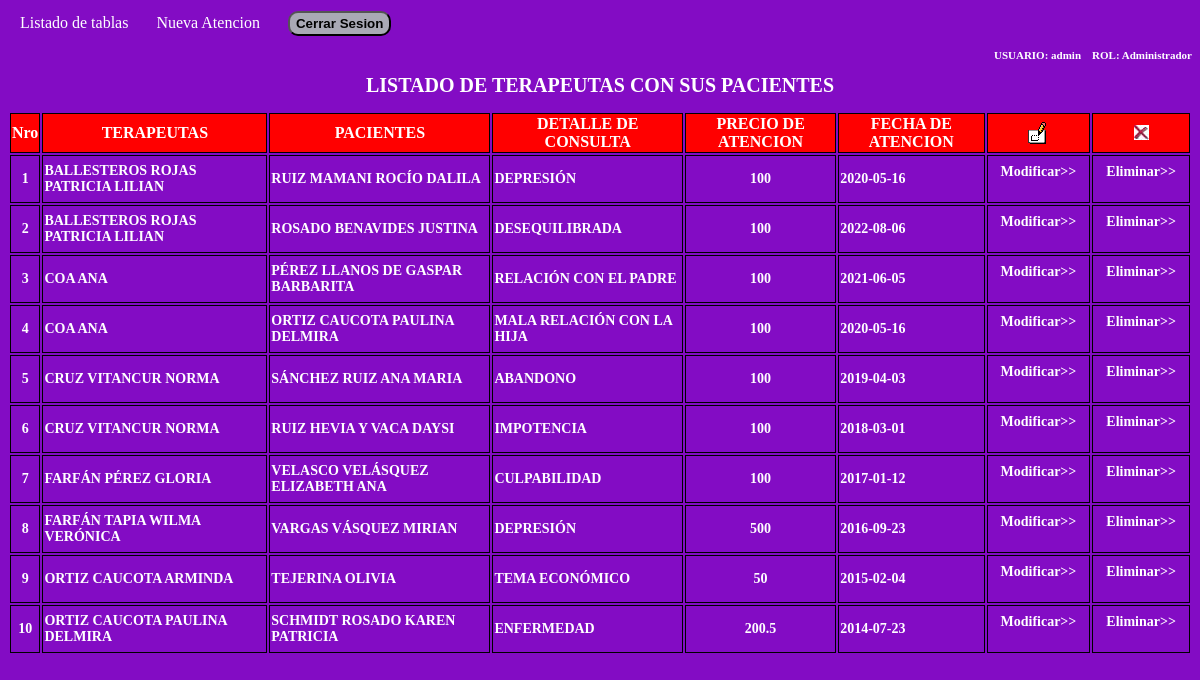
Page /privada/terapeutas_pacientes/terapeutas_pacientes.php (signed in) on the committed database.
### tables this page shows
CREATE TABLE terapeutas_pacientes (
id_terapeuta_paciente INT NOT NULL AUTO_INCREMENT,
id_terapeuta INT NOT NULL,
id_paciente INT NOT NULL,
fecha_atencion DATE NOT NULL,
detalle VARCHAR (100) NOT NULL,
precio FLOAT NOT NULL,
fec_insercion TIMESTAMP NOT NULL,
fec_modificacion TIMESTAMP NOT NULL DEFAULT CURRENT_TIMESTAMP ON UPDATE CURRENT_TIMESTAMP, 
usuario INT NOT NULL, 
estado CHAR (1) NOT NULL,
PRIMARY KEY (id_terapeuta_paciente),
FOREIGN KEY (id_terapeuta) REFERENCES terapeutas (id_terapeuta),
FOREIGN KEY (id_paciente) REFERENCES paciente (id_paciente) 
);

### adodb/adodb.inc.php (called while the page is built, shortened)
<?php
if (!defined('_ADODB_LAYER')) {
	GLOBAL
		$ADODB_vers,
		$ADODB_COUNTRECS,
		$ADODB_CACHE_DIR,
		$ADODB_CACHE,
		$ADODB_CACHE_CLASS,
		$ADODB_COMPAT_FETCH,
		$ADODB_FETCH_MODE,
		$ADODB_GETONE_EOF,
		$ADODB_QUOTE_FIELDNAMES;
	function ADODB_Setup() {
	GLOBAL
		$ADODB_vers,
		$ADODB_COUNTRECS,
		$ADODB_CACHE_DIR,
		$ADODB_FETCH_MODE,
		$ADODB_CACHE,
		$ADODB_CACHE_CLASS,
		$ADODB_FORCE_TYPE,
		$ADODB_GETONE_EOF,
		$ADODB_QUOTE_FIELDNAMES;
		$ADODB_FETCH_MODE = ADODB_FETCH_DEFAULT;
		if (!isset($ADODB_COUNTRECS)) {
			$ADODB_COUNTRECS = true;
		}
	}
	abstract class ADOConnection {
	var $debug = false;
	var $true = '1';
	var $false = '0';
	var $rsPrefix = "ADORecordSet_";
	var $fetchMode=false;
	var $bulkBind = false;
	var $_queryID = false;
	var $_bindInputArray = false;
	public function Execute($sql, $inputarr = false) {
		if ($inputarr !== false) {
			if (!is_array($inputarr)) {
				$inputarr = array($inputarr);
			}
			$element0 = reset($inputarr);
			$array_2d = $this->bulkBind && is_array($element0) && !is_object(reset($element0));
			unset($element0);
			if (!is_array($sql) && !$this->_bindInputArray) {
				$sqlarr = explode('?',$sql);
				$nparams = sizeof($sqlarr)-1;
				if (!$array_2d) {
					$inputarr = array($inputarr);
				} else {
					$countElements = array_map('count', $inputarr);
					if (1 != count(array_unique($countElements))) {
						$this->outp_throw(
							"[bulk execute] Input array has different number of params  [" . print_r($countElements, true) .  "].",
							'Execute'
						);
						return false;
					}
					unset($countElements);
				}
				$element0 = reset($inputarr);
				if ($nparams != count($element0)) {
					$this->outp_throw(
						"Input array has " . count($element0) .
						" params, does not match query: '" . htmlspecialchars($sql) . "'",
						'Execute'
					);
					return false;
				}
				unset($element0);
				foreach($inputarr as $arr) {
					$sql = ''; $i = 0;
					foreach ($arr as $v) {
						$sql .= $sqlarr[$i];
						$typ = gettype($v);
						if ($typ == 'string') {
							$sql .= $this->qstr($v);
						} else if ($typ == 'double') {
							$sql .= str_replace(',','.',$v);
						} else if ($typ == 'boolean') {
							$sql .= $v ? $this->true : $this->false;
						} else if ($typ == 'object') {
							if (method_exists($v, '__toString')) {
								$sql .= $this->qstr($v->__toString());
							} else {
								$sql .= $this->qstr((string) $v);
							}
						} else if ($v === null) {
							$sql .= 'NULL';
						} else {
							$sql .= $v;
						}
						$i += 1;
						if ($i == $nparams) {
							break;
						}
					}
					if (isset($sqlarr[$i])) {
						$sql .= $sqlarr[$i];
						if ($i+1 != sizeof($sqlarr)) {
							$this->outp_throw( "Input Array does not match ?: ".htmlspecialchars($sql),'Execute');
						}
					} else if ($i != sizeof($sqlarr)) {
						$this->outp_throw( "Input array does not match ?: ".htmlspecialchars($sql),'Execute');
					}
					$ret = $this->_Execute($sql);
					if (!$ret) {
						return $ret;
					}
				}
			} else {
				if ($array_2d) {
					if (is_string($sql)) {
						$stmt = $this->Prepare($sql);
					} else {
						$stmt = $sql;
					}
					foreach($inputarr as $arr) {
						$ret = $this->_Execute($stmt,$arr);
						if (!$ret) {
							return $ret;
						}
					}
				} else {
					$ret = $this->_Execute($sql,$inputarr);
				}
			}
		} else {
			$ret = $this->_Execute($sql,false);
		}
		return $ret;
	}
	function _Execute($sql,$inputarr=false) {
		if( is_string($sql) ) {
			$sql = str_replace( '_ADODB_COUNT', '', $sql );
		}
		if ($this->debug) {
			global $ADODB_INCLUDED_LIB;
			if (empty($ADODB_INCLUDED_LIB)) {
				include_once(ADODB_DIR.'/adodb-lib.inc.php');
			}
			$this->_queryID = _adodb_debug_execute($this, $sql,$inputarr);
		} else {
			$this->_queryID = @$this->_query($sql,$inputarr);
		}
		if ($this->_queryID === true) {
			$rsclass = $this->rsPrefix.'empty';
			$rs = (class_exists($rsclass)) ? new $rsclass():  new ADORecordSet_empty();
			return $rs;
		}
		$rs = new $rsclass($this->_queryID,$this->fetchMode);
		$rs->connection = $this;
		$rs->Init();
		if (is_array($sql)) {
			$rs->sql = $sql[0];
		} else {
			$rs->sql = $sql;
		}
		return $rs;
	}
	function GetAll($sql, $inputarr=false) {
        return $this->GetArray($sql,$inputarr);
	}
	function GetArray($sql,$inputarr=false) {
		global $ADODB_COUNTRECS;
		$savec = $ADODB_COUNTRECS;
		$ADODB_COUNTRECS = false;
		$rs = $this->Execute($sql,$inputarr);
		$arr = $rs->GetArray();
		return $arr;
	}
}
	class ADORecordSet implements IteratorAggregate {
	var $fields = false;
	var $EOF = false;
	var $_numOfRows = -1;
	var $_numOfFields = -1;
	var $_currentRow = -1;
	var $_closed = false;
	function __construct($queryID) {
		$this->_queryID = $queryID;
	}
	function Init() {
		if ($this->_numOfRows != 0 && $this->_numOfFields && $this->_currentRow == -1) {
			$this->_currentRow = 0;
			if ($this->EOF = ($this->_fetch() === false)) {
				$this->_numOfRows = 0;
			}
		} else {
			$this->EOF = true;
		}
	}
	function GetArray($nRows = -1) {
		$results = array();
		$cnt = 0;
		while (!$this->EOF && $nRows != $cnt) {
			$results[] = $this->fields;
			$cnt++;
		}
		return $results;
	}
	protected function AssocCaseConvertFunction($case = ADODB_ASSOC_CASE) {
		switch($case) {
			case ADODB_ASSOC_CASE_NATIVE:
			default:
				return false;
		}
	}
	function Close() {
		if (!$this->_closed) {
			$this->_closed = true;
			return $this->_close();
		} else
			return true;
	}
	protected function _updatefields()
	{
		$fn_change_case = $this->AssocCaseConvertFunction();
		if(!$fn_change_case) {
			return;
		}
		$arr = array();
		$this->fields = $arr;
	}
}
	function ADOLoadCode($dbType) {
		$db = strtolower($dbType);
		switch ($db) {
			default:
				$class = $db;
				break;
		}
		$file = "drivers/adodb-$db.inc.php";
		if (class_exists("ADODB_" . $class)) {
			return $class;
		}
		return false;
	}
	function ADONewConnection($db='') {
		global $ADODB_NEWCONNECTION, $ADODB_LASTDB;
		$errorfn = (defined('ADODB_ERROR_HANDLER')) ? ADODB_ERROR_HANDLER : false;
		if(empty($obj)) {
			if (!isset($ADODB_LASTDB)) {
				$ADODB_LASTDB = '';
			}
			if ($db != $ADODB_LASTDB) {
				$db = ADOLoadCode($db);
			}
			$cls = 'ADODB_'.$db;
			$obj = new $cls();
		}
		return $obj;
	}
}

### conexion.php (called while the page is built, shortened)
<?php
require_once("adodb/adodb.inc.php");
$db = ADONewConnection("mysqli");
?>

### adodb/drivers/adodb-mysqli.inc.php (called while the page is built, shortened)
<?php
if (!defined("_ADODB_MYSQLI_LAYER")) {
class ADODB_mysqli extends ADOConnection {
	var $clientFlags = 0;
	var $port = 3306;
	var $socket = '';
	var $multiQuery = false;
	function _connect($argHostname = null,
					  $argUsername = null,
					  $argPassword = null,
					  $argDatabasename = null,
					  $persist = false)
	{
		$this->_connectionID = @mysqli_init();
		$ok = @mysqli_real_connect($this->_connectionID,
					$argHostname,
					$argUsername,
					$argPassword,
					$argDatabasename,
					(int)$this->port != 0 ? (int)$this->port : 3306,
					$this->socket,
					$this->clientFlags);
		if ($ok) {
			if ($argDatabasename)  return $this->selectDB($argDatabasename);
			return true;
		} else {
			if ($this->debug) {
				ADOConnection::outp("Could not connect : "  . $this->errorMsg());
			}
			$this->_connectionID = null;
			return false;
		}
	}
	function SelectDB($dbName)
	{
		if ($this->_connectionID) {
			$result = @mysqli_select_db($this->_connectionID, $dbName);
			return $result;
		}
		return false;
	}
	function Prepare($sql)
	{
		return $sql;
		$stmt = $this->_connectionID->prepare($sql);
		return array($sql,$stmt);
	}
	function _query($sql, $inputarr)
	{
		global $ADODB_COUNTRECS;
		if ($this->multiQuery) {
			$rs = mysqli_multi_query($this->_connectionID, $sql.';');
			if ($rs) {
				$rs = ($ADODB_COUNTRECS) ? @mysqli_store_result( $this->_connectionID ) : @mysqli_use_result( $this->_connectionID );
				return $rs ? $rs : true;
			}
		} else {
			$rs = mysqli_query($this->_connectionID, $sql, $ADODB_COUNTRECS ? MYSQLI_STORE_RESULT : MYSQLI_USE_RESULT);
			if ($rs) return $rs;
		}
		return false;
	}
}
class ADORecordSet_mysqli extends ADORecordSet{
	function __construct($queryID, $mode = false)
	{
		if ($mode === false) {
			global $ADODB_FETCH_MODE;
			$mode = $ADODB_FETCH_MODE;
		}
		switch ($mode) {
			case ADODB_FETCH_DEFAULT:
			case ADODB_FETCH_BOTH:
			default:
				$this->fetchMode = MYSQLI_BOTH;
				break;
		}
	}
	function _initrs()
	{
	global $ADODB_COUNTRECS;
		$this->_numOfRows = $ADODB_COUNTRECS ? @mysqli_num_rows($this->_queryID) : -1;
		$this->_numOfFields = @mysqli_num_fields($this->_queryID);
	}
	function MoveNext()
	{
		$this->fields = @mysqli_fetch_array($this->_queryID,$this->fetchMode);
		if (is_array($this->fields)) {
			return true;
		}
		$this->EOF = true;
		return false;
	}
	function _fetch()
	{
		$this->fields = mysqli_fetch_array($this->_queryID,$this->fetchMode);
		return is_array($this->fields);
	}
	function _close()
	{
		$this->_queryID = false;
	}
}
}

### privada/terapeutas_pacientes/terapeutas_pacientes.php (the view, shortened to what this page needs)
<?php
require_once("../../conexion.php");
echo"<html>
       <head>
         <link rel='stylesheet' href='../../css/estilos.css' type='text/css'>
       </head>
       <body>
       <a  href='../../listado_tablas.php'>Listado de tablas</a>
       <a  href='terapeutas_pacientes_nuevo.php'>Nueva Atencion</a>
       <a onclick='location.href=\"../../validar.php\"'><input type='button'name='accion' value='Cerrar Sesion' style='cursor:pointer;border-radius:10px;font-weight:bold;height: 25px;' class='boton_cerrar'></a>";
       echo "<h3>USUARIO: ".$_SESSION["sesion_usuario"]."  &nbsp;&nbsp; ";
       echo "ROL: ".$_SESSION["sesion_rol"]."</h3>";
       echo"<h1>LISTADO DE TERAPEUTAS CON SUS PACIENTES</h1>";
$sql = $db->Prepare("SELECT CONCAT_WS(' ', te.apellidos, te.nombres) AS terapeuta,CONCAT_WS(' ', pa.apellidos, pa.nombres) AS paciente, tepa.*
                    FROM terapeutas_pacientes tepa
                    INNER JOIN terapeutas te ON te.id_terapeuta=tepa.id_terapeuta
                    INNER JOIN paciente pa ON pa.id_paciente=tepa.id_paciente
                    AND tepa.estado <> 'X'
                    AND te.estado <> 'X'
                    AND pa.estado <> 'X'
                    ORDER BY tepa.id_terapeuta_paciente DESC
                        ");
$rs = $db->GetAll($sql);
   if ($rs) {
        echo"<center>
              <table class='listado'>
                <tr>
                  <th>Nro</th><th>TERAPEUTAS</th><th>PACIENTES</th><th>DETALLE DE CONSULTA</th><th>PRECIO DE ATENCION</th><th>FECHA DE ATENCION</th>
                  <th><img src='../../imagenes/modificar.gif'></th><th><img src='../../imagenes/borrar.jpeg'></th>
                </tr>";
                $b=1;
            foreach ($rs as $k => $fila) {
                echo"<tr>
                        <td align='center'>".$b."</td>
                        <td>".$fila['terapeuta']."</td>
                        <td>".$fila['paciente']."</td>
                        <td >".$fila['detalle']."</td>
                        <td align='center'>".$fila['precio']."</td>
                        <td >".$fila['fecha_atencion']."</td>
                        <td align='center'>
                          <form name='formModif".$fila["id_terapeuta_paciente"]."' method='post' action='terapeutas_pacientes_modificar.php'>
                            <input type='hidden' name='id_terapeuta_paciente' value='".$fila['id_terapeuta_paciente']."'>
                            <input type='hidden' name='id_terapeuta' value='".$fila['id_terapeuta']."'>
                            <input type='hidden' name='id_paciente' value='".$fila['id_paciente']."'>
                            <a href='javascript:document.formModif".$fila['id_terapeuta_paciente'].".submit();' title='Modificar Detalle de Atencion Sistema'>
                              Modificar>>
                            </a>
                          </form>
                        </td>
                        <td align='center'>
                          <form name='formElimi".$fila["id_terapeuta_paciente"]."' method='post' action='terapeutas_pacientes_eliminar.php'>
                            <input type='hidden' name='id_terapeuta_paciente' value='".$fila["id_terapeuta_paciente"]."'>
                            <a href='javascript:document.formElimi".$fila['id_terapeuta_paciente'].".submit();' title='Eliminar Detalle de Atencion del Sistema'
                            onclick='javascript:return(confirm(\"Desea realmente Eliminar Detalle de Atencion del Sistema: ".$fila["detalle"]." DE LA FECHA ".$fila["fecha_atencion"]." ?\"))'; location.href='terapeutas_pacientes_eliminar.php''>
                              Eliminar>>
                            </a>
                          </form>
                        </td>
                     </tr>";
                     $b=$b+1;
            }
             echo"</table>
          </center>";
    }
echo "</body>
      </html> ";
 ?>

### css/estilos.css (style rules this page uses)
body { background-color: #830cc4; }
input { border-radius: 10px; background-color: #a9a9b5; }
h1 { font-size: 20px; color: #ffffff; font-family: Tahoma; text-align: center; }
a { color:#fff; text-decoration:none; padding:10px 12px; line-height: 30px; }
.listado th { font-size: 16px; color: #FFFFFF; background: red; border: 1px solid #000000; }
.listado td { font-size: 14px; border: 1px solid #000000; font-weight: bold; color: #FFFFFF; }
h3 { font-size: 11px; color: #ffffff; font-family: Tahoma; text-align: right; }

### rows in the picture
terapeutas_pacientes: terapeuta "BALLESTEROS ROJAS PATRICIA LILIAN", paciente "RUIZ MAMANI ROCÍO DALILA", detalle "DEPRESIÓN", precio "100", fecha_atencion "2020-05-16"
terapeutas_pacientes: terapeuta "BALLESTEROS ROJAS PATRICIA LILIAN", paciente "ROSADO BENAVIDES JUSTINA", detalle "DESEQUILIBRADA", precio "100", fecha_atencion "2022-08-06"
terapeutas_pacientes: terapeuta "COA ANA", paciente "PÉREZ LLANOS DE GASPAR BARBARITA", detalle "RELACIÓN CON EL PADRE", precio "100", fecha_atencion "2021-06-05"
terapeutas_pacientes: terapeuta "COA ANA", paciente "ORTIZ CAUCOTA PAULINA DELMIRA", detalle "MALA RELACIÓN CON LA HIJA", precio "100", fecha_atencion "2020-05-16"
terapeutas_pacientes: terapeuta "CRUZ VITANCUR NORMA", paciente "SÁNCHEZ RUIZ ANA MARIA", detalle "ABANDONO", precio "100", fecha_atencion "2019-04-03"
terapeutas_pacientes: terapeuta "CRUZ VITANCUR NORMA", paciente "RUIZ HEVIA Y VACA DAYSI", detalle "IMPOTENCIA", precio "100", fecha_atencion "2018-03-01"
terapeutas_pacientes: terapeuta "FARFÁN PÉREZ GLORIA", paciente "VELASCO VELÁSQUEZ ELIZABETH ANA", detalle "CULPABILIDAD", precio "100", fecha_atencion "2017-01-12"
terapeutas_pacientes: terapeuta "FARFÁN TAPIA WILMA VERÓNICA", paciente "VARGAS VÁSQUEZ MIRIAN", detalle "DEPRESIÓN", precio "500", fecha_atencion "2016-09-23"
terapeutas_pacientes: terapeuta "ORTIZ CAUCOTA ARMINDA", paciente "TEJERINA OLIVIA", detalle "TEMA ECONÓMICO", precio "50", fecha_atencion "2015-02-04"
terapeutas_pacientes: terapeuta "ORTIZ CAUCOTA PAULINA DELMIRA", paciente "SCHMIDT ROSADO KAREN PATRICIA", detalle "ENFERMEDAD", precio "200.5", fecha_atencion "2014-07-23"

### other values in the picture
$_SESSION["sesion_usuario"] "admin"
$_SESSION["sesion_rol"] "Administrador"
